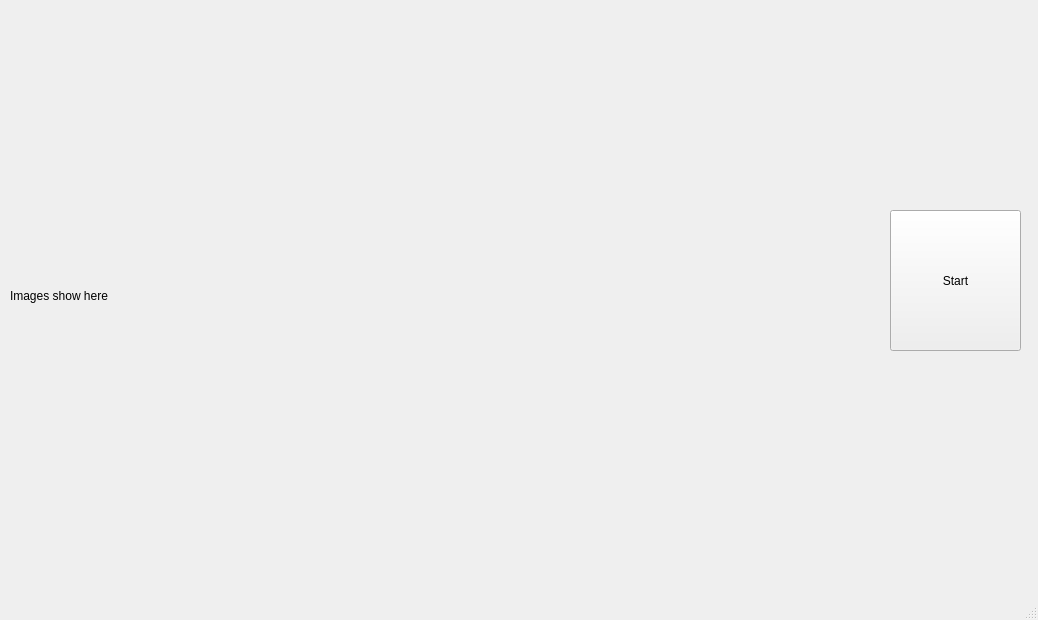
<?xml version="1.0" encoding="UTF-8"?>
<ui version="4.0">
 <class>MainWindow</class>
 <widget class="QMainWindow" name="MainWindow">
  <property name="geometry">
   <rect>
    <x>0</x>
    <y>0</y>
    <width>1038</width>
    <height>620</height>
   </rect>
  </property>
  <property name="windowTitle">
   <string>I can Help</string>
  </property>
  <widget class="QWidget" name="centralwidget">
   <widget class="QPushButton" name="pushButton">
    <property name="geometry">
     <rect>
      <x>890</x>
      <y>210</y>
      <width>131</width>
      <height>141</height>
     </rect>
    </property>
    <property name="text">
     <string>Start</string>
    </property>
    <property name="checkable">
     <bool>false</bool>
    </property>
   </widget>
   <widget class="QLabel" name="label">
    <property name="geometry">
     <rect>
      <x>10</x>
      <y>20</y>
      <width>861</width>
      <height>551</height>
     </rect>
    </property>
    <property name="text">
     <string>Images show here</string>
    </property>
   </widget>
  </widget>
  <widget class="QMenuBar" name="menubar">
   <property name="geometry">
    <rect>
     <x>0</x>
     <y>0</y>
     <width>1038</width>
     <height>21</height>
    </rect>
   </property>
  </widget>
  <widget class="QStatusBar" name="statusbar"/>
 </widget>
 <resources/>
 <connections/>
</ui>
